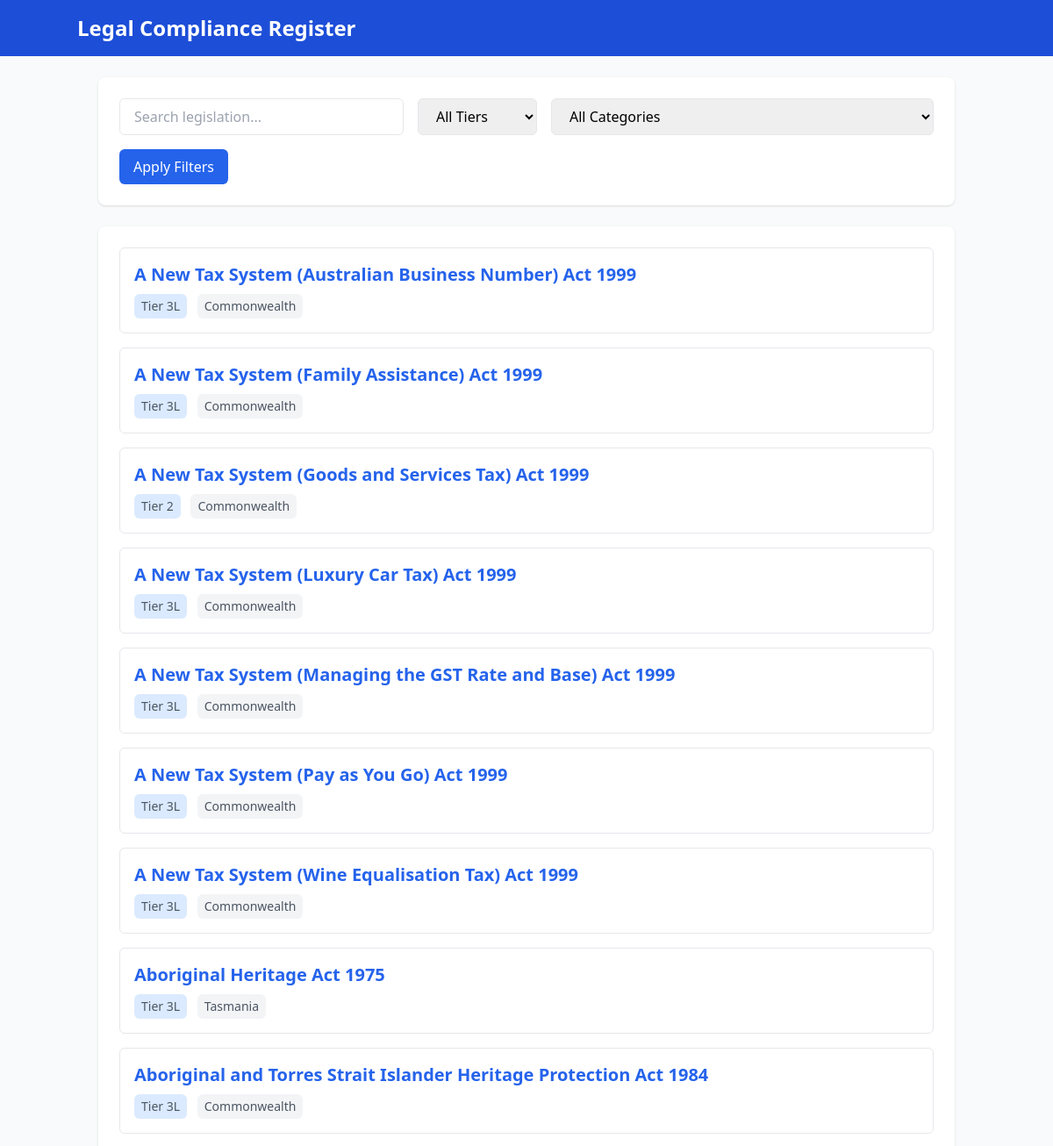
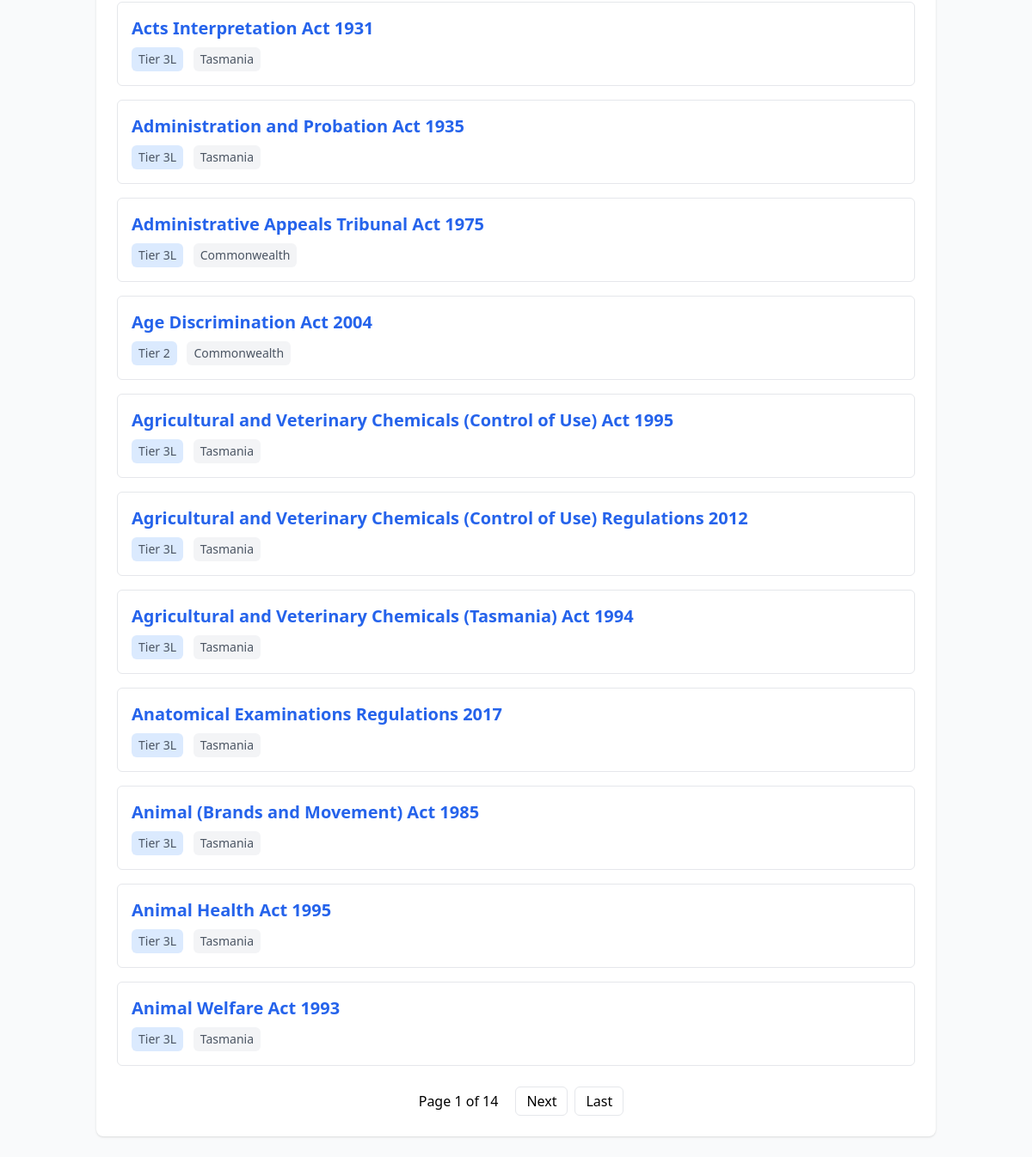
The page / on the database its author committed (2 pictures, top to bottom).
### legislation/models.py (models this page shows, shortened)
class Legislation(models.Model):
    TIER_CHOICES = [
        ('1', 'Tier 1'),
        ('2', 'Tier 2'),
        ('3H', 'Tier 3 High'),
        ('3L', 'Tier 3 Low'),
    ]
    title = models.CharField(
        max_length=500,
        verbose_name="Obligation"  # Match Excel column name
    )
    description = models.TextField()
    tier = models.CharField(
        max_length=2,
        choices=TIER_CHOICES,
        db_index=True  # Add index for better query performance
    )
    category = models.ForeignKey(
        Category,
        on_delete=models.PROTECT,
        related_name='legislations'
    )
    jurisdiction = models.ForeignKey(
        Jurisdiction,
        on_delete=models.PROTECT,
        related_name='legislations'
    )
    compliance_owner = models.CharField(
        max_length=200,
        verbose_name="Compliance Owner"
    )
    business_owner = models.CharField(
        max_length=200,
        verbose_name="Process / Business Owner"
    )
    admin_department = models.CharField(
        max_length=200,
        verbose_name="Administering department",
        blank=True  # Allow empty values based on Excel analysis
    )
    administering_body = models.CharField(
        max_length=200,
        verbose_name="Administering Body",
        blank=True,  # Allow empty values based on Excel analysis
        help_text="Previously 'pe' in Excel"
    )
    created_at = models.DateTimeField(auto_now_add=True)
    updated_at = models.DateTimeField(auto_now=True)
    last_review_date = models.DateField(null=True, blank=True)
    next_review_date = models.DateField(null=True, blank=True)
    class Meta:
        ordering = ['title']
        verbose_name_plural = "Legislation"
        indexes = [
            models.Index(fields=['tier', 'jurisdiction']),
            models.Index(fields=['title']),
        ]

class Jurisdiction(models.Model):
    code = models.CharField(max_length=10)  # e.g., "TAS", "CTH"
    name = models.CharField(max_length=100)  # e.g., "Tasmania"
    def __str__(self):
        return self.name
    class Meta:
        ordering = ['name']

### legislation/views.py (the view)
# urls.py: path('', views.LegislationListView.as_view(), name='list'),
class LegislationListView(ListView):
    model = Legislation
    template_name = 'legislation/legislation_list.html'
    context_object_name = 'legislations'
    paginate_by = 20  # Show 20 items per page
    def get_queryset(self):
        queryset = super().get_queryset()
        search_query = self.request.GET.get('search')
        if search_query:
            queryset = queryset.filter(
                Q(title__icontains=search_query) |
                Q(description__icontains=search_query)
            )
        category = self.request.GET.get('category')
        if category:
            queryset = queryset.filter(category_id=category)
        jurisdiction = self.request.GET.get('jurisdiction')
        if jurisdiction:
            queryset = queryset.filter(jurisdiction_id=jurisdiction)
        tier = self.request.GET.get('tier')
        if tier:
            queryset = queryset.filter(tier=tier)
        return queryset
    def get_context_data(self, **kwargs):
        context = super().get_context_data(**kwargs)
        context['categories'] = Category.objects.all()
        context['jurisdictions'] = Jurisdiction.objects.all()
        context['tier_choices'] = Legislation.TIER_CHOICES
        return context

### legislation/templates/legislation/legislation_list.html (shortened to what this page needs)
{% extends 'base.html' %}
{% block content %}
<div class="bg-white rounded-lg shadow p-6 mb-6">
    <form method="get" class="flex flex-wrap gap-4">
        <div class="flex-1 min-w-64">
            <input type="text"
                   name="search"
                   placeholder="Search legislation..."
                   class="w-full px-4 py-2 border rounded-md"
                   value="{{ request.GET.search }}">
        </div>
        <select name="tier" class="border rounded-md px-4 py-2">
            <option value="">All Tiers</option>
        </select>
        <select name="category" class="border rounded-md px-4 py-2">
            <option value="">All Categories</option>
        </select>
        <button type="submit" class="bg-blue-600 text-white px-4 py-2 rounded-md">
            Apply Filters
        </button>
    </form>
</div>
<div class="bg-white rounded-lg shadow p-6">
    <div class="space-y-4">
        {% for legislation in legislations %}
        <div class="border p-4 rounded-md hover:bg-gray-50">
            <h2 class="text-xl font-semibold">
                <a href="{% url 'legislation:detail' legislation.pk %}" class="text-blue-600 hover:text-blue-800">
                    {{ legislation.title }}
                </a>
            </h2>
            <div class="mt-2 text-sm text-gray-600">
                <span class="inline-block px-2 py-1 bg-blue-100 rounded-md mr-2">
                    Tier {{ legislation.tier }}
                </span>
                <span class="inline-block px-2 py-1 bg-gray-100 rounded-md mr-2">
                    {{ legislation.jurisdiction }}
                </span>
            </div>
        </div>
        {% empty %}
        <p class="text-gray-500 text-center py-8">No legislation found.</p>
        {% endfor %}
    </div>
    {% if is_paginated %}
    <div class="mt-6 flex justify-center">
        <nav class="flex items-center gap-2">
            <span class="px-3 py-1">Page {{ page_obj.number }} of {{ page_obj.paginator.num_pages }}</span>
            {% if page_obj.has_next %}
            <a href="?page={{ page_obj.next_page_number }}" class="px-3 py-1 border rounded-md">Next</a>
            <a href="?page={{ page_obj.paginator.num_pages }}" class="px-3 py-1 border rounded-md">Last</a>
            {% endif %}
        </nav>
    </div>
    {% endif %}
</div>
{% endblock %}

### legislation/templates/base.html (shortened to what this page needs)
<!DOCTYPE html>
<html>
<head>
    <script src="https://cdn.tailwindcss.com"></script>
</head>
<body class="bg-gray-50">
    <nav class="bg-blue-700 text-white p-4">
        <div class="container mx-auto">
            <h1 class="text-2xl font-bold">Legal Compliance Register</h1>
        </div>
    </nav>
    <main class="container mx-auto p-6">
        {% block content %}{% endblock %}
    </main>
</body>
</html>

### rows shown on the page
Legislation: title "A New Tax System (Australian Business Number) Act 1999", tier "3L", jurisdiction "Commonwealth"
Legislation: title "A New Tax System (Family Assistance) Act 1999", tier "3L", jurisdiction "Commonwealth"
Legislation: title "A New Tax System (Goods and Services Tax) Act 1999", tier "2", jurisdiction "Commonwealth"
Legislation: title "A New Tax System (Luxury Car Tax) Act 1999", tier "3L", jurisdiction "Commonwealth"
Legislation: title "A New Tax System (Managing the GST Rate and Base) Act 1999", tier "3L", jurisdiction "Commonwealth"
Legislation: title "A New Tax System (Pay as You Go) Act 1999", tier "3L", jurisdiction "Commonwealth"
Legislation: title "A New Tax System (Wine Equalisation Tax) Act 1999", tier "3L", jurisdiction "Commonwealth"
Legislation: title "Aboriginal Heritage Act 1975", tier "3L", jurisdiction "Tasmania"
Legislation: title "Aboriginal and Torres Strait Islander Heritage Protection Act 1984", tier "3L", jurisdiction "Commonwealth"
Legislation: title "Acts Interpretation Act 1931", tier "3L", jurisdiction "Tasmania"
Legislation: title "Administration and Probation Act 1935", tier "3L", jurisdiction "Tasmania"
Legislation: title "Administrative Appeals Tribunal Act 1975", tier "3L", jurisdiction "Commonwealth"
Legislation: title "Age Discrimination Act 2004", tier "2", jurisdiction "Commonwealth"
Legislation: title "Agricultural and Veterinary Chemicals (Control of Use) Act 1995", tier "3L", jurisdiction "Tasmania"
Legislation: title "Agricultural and Veterinary Chemicals (Control of Use) Regulations 2012", tier "3L", jurisdiction "Tasmania"
Legislation: title "Agricultural and Veterinary Chemicals (Tasmania) Act 1994", tier "3L", jurisdiction "Tasmania"
Legislation: title "Anatomical Examinations Regulations 2017", tier "3L", jurisdiction "Tasmania"
Legislation: title "Animal (Brands and Movement) Act 1985", tier "3L", jurisdiction "Tasmania"
Legislation: title "Animal Health Act 1995", tier "3L", jurisdiction "Tasmania"
Legislation: title "Animal Welfare Act 1993", tier "3L", jurisdiction "Tasmania"

### other values the page prints
{{ page_obj.number }} "1"
{{ page_obj.paginator.num_pages }} "14"
